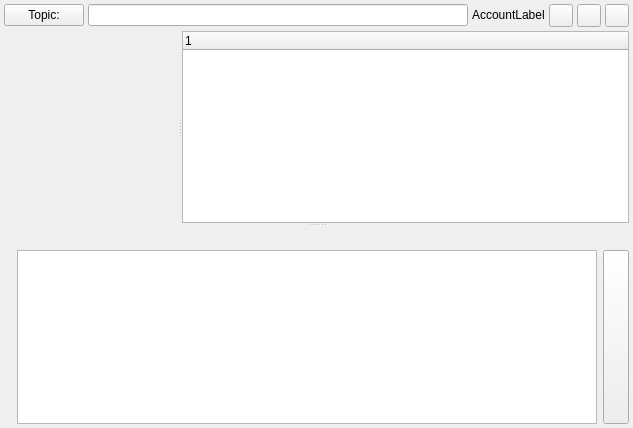
<ui version="4.0" >
 <class>GroupChatDlg</class>
 <widget class="QWidget" name="GroupChatDlg" >
  <property name="geometry" >
   <rect>
    <x>0</x>
    <y>0</y>
    <width>633</width>
    <height>428</height>
   </rect>
  </property>
  <property name="windowTitle" >
   <string/>
  </property>
  <layout class="QVBoxLayout" >
   <property name="margin" >
    <number>4</number>
   </property>
   <property name="spacing" >
    <number>6</number>
   </property>
   <item>
    <widget class="ChatSplitter" name="vsplitter" >
     <property name="orientation" >
      <enum>Qt::Vertical</enum>
     </property>
     <widget class="QFrame" name="topFrame" >
      <property name="sizePolicy" >
       <sizepolicy>
        <hsizetype>5</hsizetype>
        <vsizetype>3</vsizetype>
        <horstretch>0</horstretch>
        <verstretch>0</verstretch>
       </sizepolicy>
      </property>
      <property name="frameShape" >
       <enum>QFrame::NoFrame</enum>
      </property>
      <property name="frameShadow" >
       <enum>QFrame::Plain</enum>
      </property>
      <layout class="QVBoxLayout" >
       <property name="margin" >
        <number>0</number>
       </property>
       <property name="spacing" >
        <number>4</number>
       </property>
       <item>
        <widget class="QWidget" native="1" name="widget" >
         <property name="sizePolicy" >
          <sizepolicy>
           <hsizetype>5</hsizetype>
           <vsizetype>0</vsizetype>
           <horstretch>0</horstretch>
           <verstretch>0</verstretch>
          </sizepolicy>
         </property>
         <layout class="QHBoxLayout" >
          <property name="margin" >
           <number>0</number>
          </property>
          <property name="spacing" >
           <number>4</number>
          </property>
          <item>
           <widget class="QPushButton" name="pb_topic" >
            <property name="text" >
             <string>Topic:</string>
            </property>
           </widget>
          </item>
          <item>
           <widget class="QLineEdit" name="le_topic" >
            <property name="readOnly" >
             <bool>true</bool>
            </property>
           </widget>
          </item>
          <item>
           <widget class="AccountLabel" name="lb_ident" >
            <property name="sizePolicy" >
             <sizepolicy>
              <hsizetype>1</hsizetype>
              <vsizetype>0</vsizetype>
              <horstretch>0</horstretch>
              <verstretch>0</verstretch>
             </sizepolicy>
            </property>
            <property name="text" >
             <string>AccountLabel</string>
            </property>
           </widget>
          </item>
          <item>
           <widget class="QToolButton" name="tb_find" >
            <property name="toolTip" >
             <string>Select icon</string>
            </property>
            <property name="text" >
             <string/>
            </property>
            <property name="iconSize" >
             <size>
              <width>16</width>
              <height>16</height>
             </size>
            </property>
            <property name="popupMode" >
             <enum>QToolButton::InstantPopup</enum>
            </property>
           </widget>
          </item>
          <item>
           <widget class="QToolButton" name="tb_emoticons" >
            <property name="toolTip" >
             <string>Select icon</string>
            </property>
            <property name="text" >
             <string/>
            </property>
            <property name="iconSize" >
             <size>
              <width>16</width>
              <height>16</height>
             </size>
            </property>
            <property name="popupMode" >
             <enum>QToolButton::InstantPopup</enum>
            </property>
           </widget>
          </item>
          <item>
           <widget class="QToolButton" name="tb_actions" >
            <property name="toolTip" >
             <string>Actions</string>
            </property>
            <property name="text" >
             <string/>
            </property>
            <property name="iconSize" >
             <size>
              <width>16</width>
              <height>16</height>
             </size>
            </property>
            <property name="popupMode" >
             <enum>QToolButton::InstantPopup</enum>
            </property>
            <property name="arrowType" >
             <enum>Qt::NoArrow</enum>
            </property>
           </widget>
          </item>
         </layout>
        </widget>
       </item>
       <item>
        <widget class="QSplitter" name="hsplitter" >
         <property name="sizePolicy" >
          <sizepolicy>
           <hsizetype>7</hsizetype>
           <vsizetype>5</vsizetype>
           <horstretch>0</horstretch>
           <verstretch>1</verstretch>
          </sizepolicy>
         </property>
         <property name="orientation" >
          <enum>Qt::Horizontal</enum>
         </property>
         <widget class="ChatView" name="log" >
          <property name="sizePolicy" >
           <sizepolicy>
            <hsizetype>7</hsizetype>
            <vsizetype>3</vsizetype>
            <horstretch>0</horstretch>
            <verstretch>0</verstretch>
           </sizepolicy>
          </property>
          <property name="focusPolicy" >
           <enum>Qt::NoFocus</enum>
          </property>
         </widget>
         <widget class="GCUserView" name="lv_users" >
          <property name="minimumSize" >
           <size>
            <width>20</width>
            <height>0</height>
           </size>
          </property>
          <property name="horizontalScrollBarPolicy" >
           <enum>Qt::ScrollBarAlwaysOff</enum>
          </property>
         </widget>
        </widget>
       </item>
      </layout>
     </widget>
     <widget class="QFrame" name="bottomFrame" >
      <property name="sizePolicy" >
       <sizepolicy>
        <hsizetype>5</hsizetype>
        <vsizetype>4</vsizetype>
        <horstretch>0</horstretch>
        <verstretch>0</verstretch>
       </sizepolicy>
      </property>
      <property name="frameShape" >
       <enum>QFrame::NoFrame</enum>
      </property>
      <property name="frameShadow" >
       <enum>QFrame::Plain</enum>
      </property>
      <layout class="QVBoxLayout" >
       <property name="margin" >
        <number>0</number>
       </property>
       <property name="spacing" >
        <number>6</number>
       </property>
       <item>
        <widget class="QToolBar" name="toolbar" >
         <property name="sizePolicy" >
          <sizepolicy>
           <hsizetype>5</hsizetype>
           <vsizetype>4</vsizetype>
           <horstretch>0</horstretch>
           <verstretch>0</verstretch>
          </sizepolicy>
         </property>
         <property name="orientation" >
          <enum>Qt::Horizontal</enum>
         </property>
        </widget>
       </item>
       <item>
        <layout class="QHBoxLayout" >
         <property name="margin" >
          <number>0</number>
         </property>
         <property name="spacing" >
          <number>6</number>
         </property>
         <item>
          <widget class="QLabel" name="mini_prompt">
	   <property name="font" >
	    <font>
	     <weight>75</weight>
	     <bold>true</bold>
	    </font>
	   </property>
	  </widget>
         </item>
         <item>
          <widget class="ChatEditProxy" name="mle" >
           <property name="sizePolicy" >
            <sizepolicy>
             <hsizetype>7</hsizetype>
             <vsizetype>5</vsizetype>
             <horstretch>0</horstretch>
             <verstretch>0</verstretch>
            </sizepolicy>
           </property>
          </widget>
         </item>
         <item>
          <widget class="QPushButton" name="pb_send">
           <property name="sizePolicy">
            <sizepolicy vsizetype="Expanding" hsizetype="Minimum">
             <horstretch>0</horstretch>
             <verstretch>0</verstretch>
            </sizepolicy>
           </property>
           <property name="minimumSize">
            <size>
             <width>26</width>
             <height>0</height>
            </size>
           </property>
           <property name="maximumSize">
            <size>
             <width>26</width>
             <height>16777215</height>
            </size>
           </property>
           <property name="toolTip">
            <string>Send</string>
           </property>
          </widget>
         </item>
        </layout>
       </item>
      </layout>
     </widget>
    </widget>
   </item>
  </layout>
 </widget>
 <customwidgets>
  <customwidget>
   <class>AccountLabel</class>
   <extends>QLabel</extends>
   <header>accountlabel.h</header>
  </customwidget>
  <customwidget>
   <class>GCUserView</class>
   <extends>QTreeWidget</extends>
   <header>gcuserview.h</header>
  </customwidget>
  <customwidget>
   <class>ChatSplitter</class>
   <extends>QSplitter</extends>
   <header>chatsplitter.h</header>
  </customwidget>
  <customwidget>
   <class>ChatView</class>
   <extends>QFrame</extends>
   <header>chatview.h</header>
  </customwidget>
  <customwidget>
   <class>ChatEditProxy</class>
   <extends>QTextEdit</extends>
   <header>chateditproxy.h</header>
  </customwidget>
 </customwidgets>
 <resources/>
 <connections/>
</ui>
